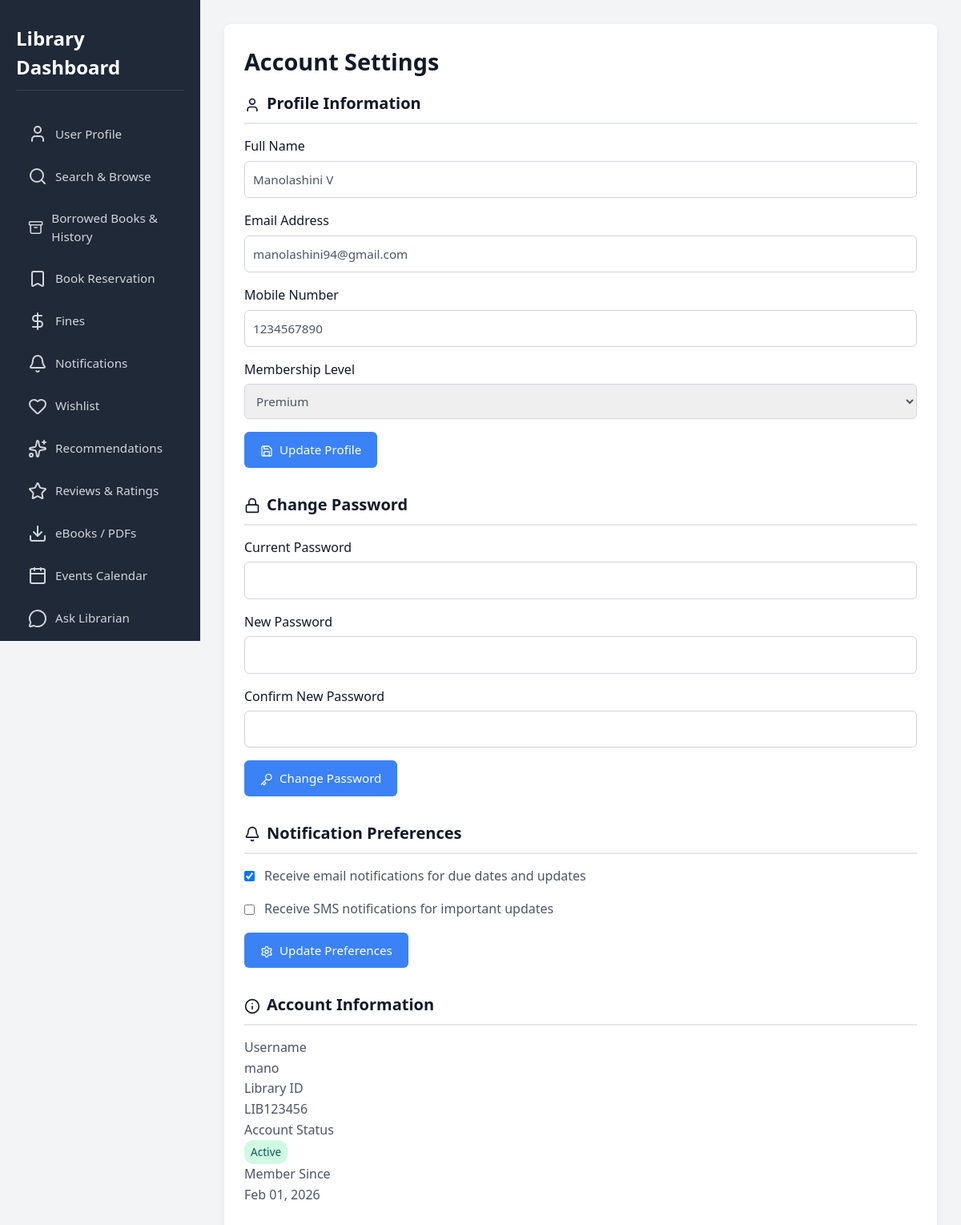
The app's page /settings.php (signed in) with its own data.
### tables this page shows
CREATE TABLE users (
    id INT AUTO_INCREMENT PRIMARY KEY,
    full_name VARCHAR(100) NOT NULL,
    email VARCHAR(100) NOT NULL UNIQUE,
    username VARCHAR(50) NOT NULL UNIQUE,
    password VARCHAR(255) NOT NULL,
    user_type ENUM('user', 'admin') NOT NULL DEFAULT 'user',
    is_approved BOOLEAN NOT NULL DEFAULT TRUE,
    created_at TIMESTAMP DEFAULT CURRENT_TIMESTAMP
);

### settings.php (the view, shortened to what this page needs)
<?php
require_once('config.php');
$user_id = $_SESSION['user_id'];
$errors = [];
try {
    $stmt = $pdo->prepare("SELECT * FROM users WHERE id = ?");
    $stmt->execute([$user_id]);
    $user = $stmt->fetch(PDO::FETCH_ASSOC);
} catch (PDOException $e) {
    $errors[] = 'Failed to load user data: ' . $e->getMessage();
}
?>
<!DOCTYPE html>
<html lang="en">
<head>
    <link rel="stylesheet" href="dashboard.css">
    <link href="https://cdn.jsdelivr.net/npm/tailwindcss@2.2.19/dist/tailwind.min.css" rel="stylesheet">
</head>
<body>
    <div class="dashboard">
        <?php include('sidebar.php'); ?>
        <main class="main-content">
            <div class="card">
                <h2 class="section-title">Account Settings</h2>
                <div class="section-content">
                    <div class="settings-section">
                        <h3><i data-lucide="user" class="inline w-5 h-5 mr-2"></i>Profile Information</h3>
                        <form method="POST" class="space-y-4">
                            <div class="form-group">
                                <label for="full_name">Full Name</label>
                                <input type="text" id="full_name" name="full_name" class="form-control"
                                       value="<?php echo htmlspecialchars($user['full_name'] ?? ''); ?>" required>
                            </div>
                            <div class="form-group">
                                <label for="email">Email Address</label>
                                <input type="email" id="email" name="email" class="form-control"
                                       value="<?php echo htmlspecialchars($user['email'] ?? ''); ?>" required>
                            </div>
                            <div class="form-group">
                                <label for="mobile">Mobile Number</label>
                                <input type="tel" id="mobile" name="mobile" class="form-control"
                                       value="<?php echo htmlspecialchars($user['mobile'] ?? ''); ?>">
                            </div>
                            <div class="form-group">
                                <label for="membership_level">Membership Level</label>
                                <select id="membership_level" name="membership_level" class="form-control">
                                    <option value="premium" <?php echo ($user['membership_level'] ?? '') === 'premium' ? 'selected' : ''; ?>>Premium</option>
                                </select>
                            </div>
                            <button type="submit" name="update_profile" class="button">
                                <i data-lucide="save" class="inline w-4 h-4 mr-2"></i>Update Profile
                            </button>
                        </form>
                    </div>
                    <div class="settings-section">
                        <h3><i data-lucide="lock" class="inline w-5 h-5 mr-2"></i>Change Password</h3>
                        <form method="POST" class="space-y-4">
                            <div class="form-group">
                                <label for="current_password">Current Password</label>
                                <input type="password" id="current_password" name="current_password" class="form-control" required>
                            </div>
                            <div class="form-group">
                                <label for="new_password">New Password</label>
                                <input type="password" id="new_password" name="new_password" class="form-control" required>
                            </div>
                            <div class="form-group">
                                <label for="confirm_password">Confirm New Password</label>
                                <input type="password" id="confirm_password" name="confirm_password" class="form-control" required>
                            </div>
                            <button type="submit" name="change_password" class="button">
                                <i data-lucide="key" class="inline w-4 h-4 mr-2"></i>Change Password
                            </button>
                        </form>
                    </div>
                    <div class="settings-section">
                        <h3><i data-lucide="bell" class="inline w-5 h-5 mr-2"></i>Notification Preferences</h3>
                        <form method="POST" class="space-y-4">
                            <div class="flex items-center">
                                <input type="checkbox" id="email_notifications" name="email_notifications"
                                       class="mr-3" <?php echo ($user['email_notifications'] ?? 1) ? 'checked' : ''; ?>>
                                <label for="email_notifications">Receive email notifications for due dates and updates</label>
                            </div>
                            <div class="flex items-center">
                                <input type="checkbox" id="sms_notifications" name="sms_notifications"
                                       class="mr-3" <?php echo ($user['sms_notifications'] ?? 0) ? 'checked' : ''; ?>>
                                <label for="sms_notifications">Receive SMS notifications for important updates</label>
                            </div>
                            <button type="submit" name="update_notifications" class="button">
                                <i data-lucide="settings" class="inline w-4 h-4 mr-2"></i>Update Preferences
                            </button>
                        </form>
                    </div>
                    <div class="settings-section">
                        <h3><i data-lucide="info" class="inline w-5 h-5 mr-2"></i>Account Information</h3>
                        <div class="info-grid">
                            <div class="info-item">
                                <div class="info-label">Username</div>
                                <div class="info-value"><?php echo htmlspecialchars($user['username'] ?? 'N/A'); ?></div>
                            </div>
                            <div class="info-item">
                                <div class="info-label">Library ID</div>
                                <div class="info-value"><?php echo htmlspecialchars($user['library_id'] ?? 'LIB-' . str_pad($user_id, 6, '0', STR_PAD_LEFT)); ?></div>
                            </div>
                            <div class="info-item">
                                <div class="info-label">Account Status</div>
                                <div class="info-value">
                                    <span class="badge <?php echo ($user['is_active'] ?? 1) ? 'success' : 'danger'; ?>">
                                        <?php echo ($user['is_active'] ?? 1) ? 'Active' : 'Inactive'; ?>
                                    </span>
                                </div>
                            </div>
                            <div class="info-item">
                                <div class="info-label">Member Since</div>
                                <div class="info-value"><?php echo htmlspecialchars(date('M d, Y', strtotime($user['created_at'] ?? 'now'))); ?></div>
                            </div>
                        </div>
                    </div>
                </div>
            </div>
        </main>
    </div>
</body>
</html>

### dashboard.css (style rules this page uses)
* { box-sizing: border-box; }
html, body { margin: 0; padding: 0; height: 100%; }
body { font-family: 'Segoe UI', Tahoma, Geneva, Verdana, sans-serif; background-color: #f3f4f6; }
.dashboard { display: flex; width: 100%; min-height: 100vh; }
.main-content { flex: 1; margin-left: 250px; padding: 30px; background-color: #f3f4f6; overflow-y: auto; min-height: 100vh; }
.card { background-color: white; padding: 25px; border-radius: 8px; box-shadow: 0 2px 10px rgba(0,0,0,0.05); margin-bottom: 20px; }
.section-title { margin-top: 0; color: #111827; font-size: 1.8rem; margin-bottom: 15px; font-weight: 600; }
.section-content { color: #4b5563; line-height: 1.6; }
.button { padding: 10px 20px; background-color: #3b82f6; color: white; border: none; border-radius: 6px; cursor: pointer; font-size: 0.95rem; transition: all 0.2s ease; font-family: inherit; }
.form-group { margin-bottom: 15px; }
.form-group label { display: block; margin-bottom: 5px; color: #111827; font-weight: 500; }
.form-group input, .form-group textarea, .form-group select { width: 100%; padding: 10px; border: 1px solid #d1d5db; border-radius: 6px; font-family: inherit; font-size: 0.95rem; }
.badge { display: inline-block; padding: 4px 8px; border-radius: 12px; font-size: 0.85rem; font-weight: 500; }
.badge.success { background-color: #d1fae5; color: #065f46; }

### settings.php (style rules this page uses)
.settings-section { margin-bottom: 30px; }
.settings-section h3 { color: #111827; font-size: 1.25rem; font-weight: 600; margin-bottom: 15px; border-bottom: 2px solid #e5e7eb; padding-bottom: 8px; }

### records on screen
users: full_name "Manolashini V", email "manolashini94@gmail.com", mobile "1234567890", membership_level "Premium", username "mano", library "LIB123456", created_at "Feb 01, 2026"
